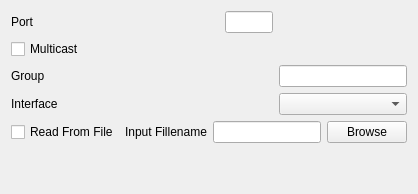
      <widget class="QWidget" name="MDIIn" >
       <attribute name="title" >
        <string>MDI Input</string>
       </attribute>
       <layout class="QGridLayout" name="_26" >
        <item row="0" column="0" >
         <layout class="QGridLayout" name="_27" >
          <item row="1" column="0" colspan="2" >
           <widget class="QCheckBox" name="CheckBoxMDIinMcast" >
            <property name="text" >
             <string>Multicast</string>
            </property>
           </widget>
          </item>
          <item row="0" column="0" >
           <widget class="QLabel" name="TextLabel7_3" >
            <property name="text" >
             <string>Port</string>
            </property>
            <property name="wordWrap" >
             <bool>false</bool>
            </property>
           </widget>
          </item>
          <item row="3" column="0" colspan="2" >
           <widget class="QLabel" name="TextLabel9_3" >
            <property name="text" >
             <string>Interface</string>
            </property>
            <property name="wordWrap" >
             <bool>false</bool>
            </property>
           </widget>
          </item>
          <item row="3" column="2" >
           <widget class="QComboBox" name="ComboBoxMDIinInterface" >
            <property name="maximumSize" >
             <size>
              <width>128</width>
              <height>32767</height>
             </size>
            </property>
           </widget>
          </item>
          <item row="2" column="0" colspan="2" >
           <widget class="QLabel" name="textLabel1" >
            <property name="text" >
             <string>Group</string>
            </property>
            <property name="wordWrap" >
             <bool>false</bool>
            </property>
           </widget>
          </item>
          <item row="0" column="1" >
           <widget class="QLineEdit" name="LineEditMDIinPort" >
            <property name="maximumSize" >
             <size>
              <width>48</width>
              <height>32767</height>
             </size>
            </property>
           </widget>
          </item>
          <item row="2" column="2" >
           <widget class="QLineEdit" name="LineEditMDIinGroup" >
            <property name="maximumSize" >
             <size>
              <width>128</width>
              <height>32767</height>
             </size>
            </property>
           </widget>
          </item>
         </layout>
        </item>
        <item row="1" column="0" >
         <layout class="QHBoxLayout" name="_28" >
          <item>
           <widget class="QCheckBox" name="CheckBoxReadMDIFile" >
            <property name="text" >
             <string>Read From File</string>
            </property>
           </widget>
          </item>
          <item>
           <widget class="QLabel" name="TextLabel1_6" >
            <property name="text" >
             <string>Input Fillename</string>
            </property>
            <property name="wordWrap" >
             <bool>false</bool>
            </property>
           </widget>
          </item>
          <item>
           <widget class="QLineEdit" name="LineEditMDIInputFile" >
            <property name="maximumSize" >
             <size>
              <width>256</width>
              <height>32767</height>
             </size>
            </property>
           </widget>
          </item>
          <item>
           <widget class="QPushButton" name="PushButtonMDIInBrowse" >
            <property name="text" >
             <string>Browse</string>
            </property>
           </widget>
          </item>
         </layout>
        </item>
        <item row="2" column="0" >
         <spacer name="spacer228" >
          <property name="orientation" >
           <enum>Qt::Vertical</enum>
          </property>
          <property name="sizeType" >
           <enum>QSizePolicy::Expanding</enum>
          </property>
          <property name="sizeHint" stdset="0" >
           <size>
            <width>20</width>
            <height>40</height>
           </size>
          </property>
         </spacer>
        </item>
       </layout>
      </widget>
